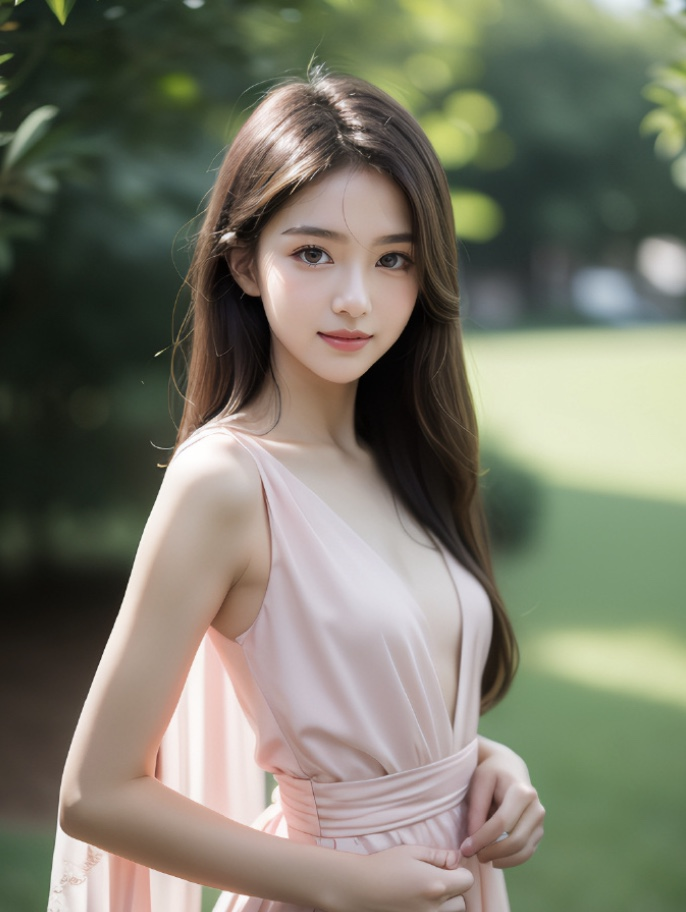
#> input picture python/AI/cv/beauty.jpg, 686 x 912 px
$ jupyter execute '卷积操作.ipynb'
#> lines starting #> are read from the running program, lines starting #| are printed output that depends on the picture
[cell 1]
import cv2
import numpy as np
# cv2在jupyter中不能展示图像，所以使用maptplotlib
from matplotlib import pyplot as plt

[cell 2]
# 读取原始图像
img = cv2.imread('beauty.jpg')
#> img is the input picture: shape (912, 686, 3); mean B, G, R 106.7, 122.4, 122.8
img_r = img[:,:,0]
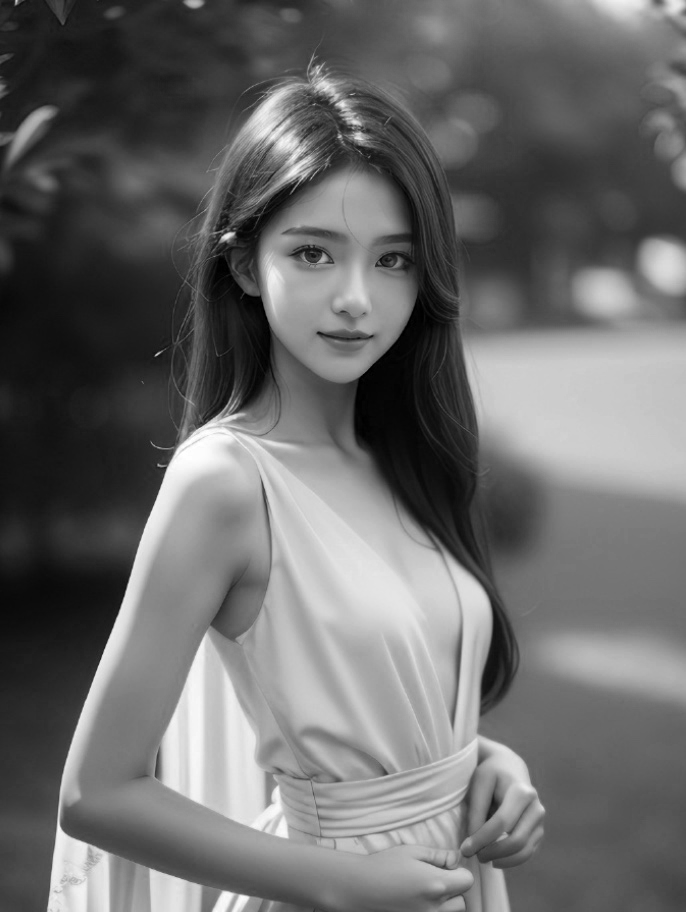
#> img_r: shape (912, 686); min 0, max 255, mean 106.7

[cell 3]
# 提取上下不同的卷积核（人为构造卷积核）
kernel = np.array([[-1, -1, -1], [0, 0, 0], [1, 1, 1]])

[cell 4]
# 滤波：对图像的一切操作都叫做滤波
img_r_1 = cv2.filter2D(src=img_r, ddepth=-1, kernel=kernel)
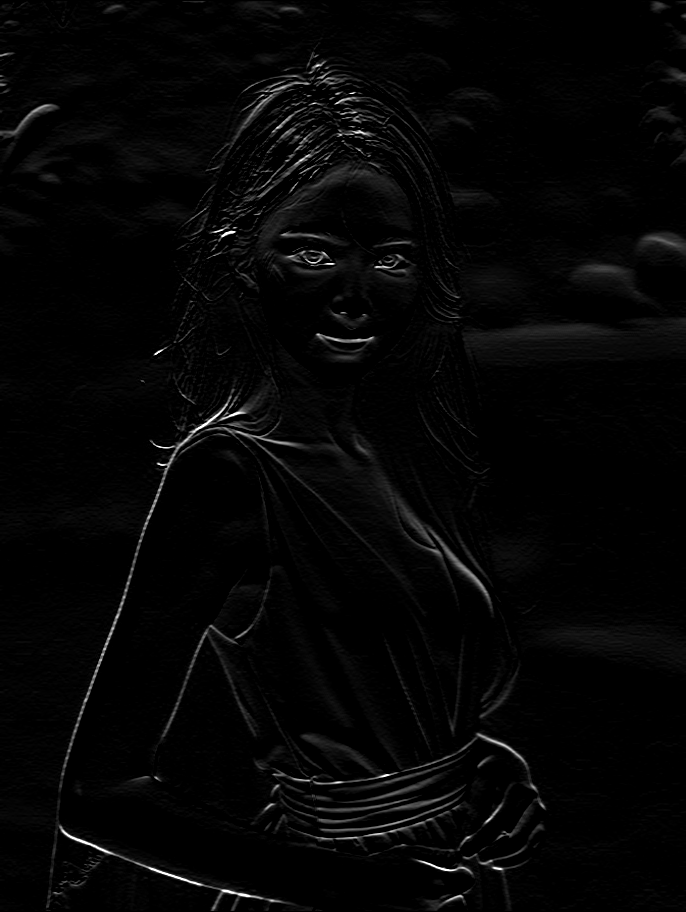
#> img_r_1: shape (912, 686); min 0, max 255, mean 5.2
